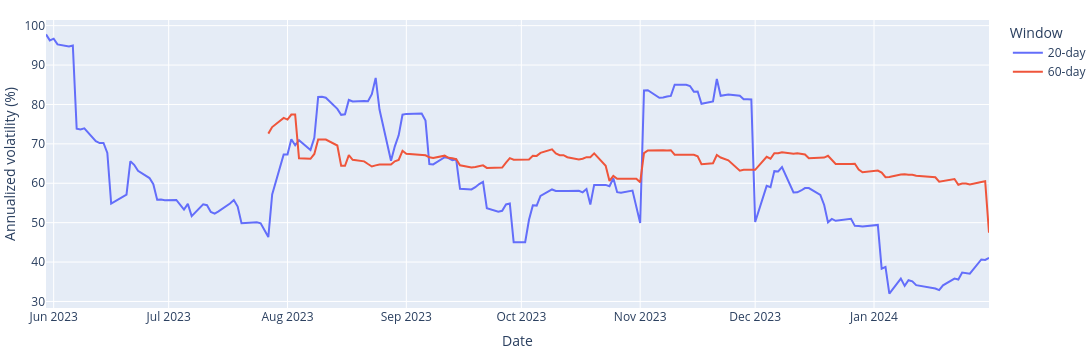

The notebook cell this image was saved under:
### Markdown cell above
## Estimating rolling annualized volatility

For each window, calculate the sample standard deviation of daily log returns.

Again:
- V(X/n) = V(X) / n = σ²/n
- std(X/n) = σ / √n
- √n * sampleSTD = σ

The 20-day estimate responds faster to recent observations; the 60-day estimate
is smoother.

### Code cell
log_returns = np.log(1 + training_percentages)
data = pd.DataFrame()
for k in (20, 60):
    volatility = log_returns.rolling(k).std().dropna() * np.sqrt(n) * 100
    data[f"{k}-day"] = volatility
fig = px.line(data,labels={"index": "Date", "value": "Annualized volatility (%)","variable": "Window"}, height=350, width=1300)
fig.update_layout(margin=dict(l=5, r=00, t=20, b=10)).show()

### Figure 1 — Plotly figure (JSON) as saved in the notebook; plotly's stock layout.template omitted (floating-point values rounded to 4 significant figures; data arrays with more than 128 entries replaced by an {"elided": "..."} marker saying what was removed)
{"data": [{"hovertemplate": "Window=20-day<br>Date=%{x}<br>Annualized volatility (%)=%{y}<extra></extra>", "legendgroup": "20-day", "line": {"color": "#636efa", "dash": "solid"}, "marker": {"symbol": "circle"}, "mode": "lines", "name": "20-day", "orientation": "v", "showlegend": true, "type": "scatter", "x": {"elided": "170 str values"}, "xaxis": "x", "y": {"elided": "170 float values"}, "yaxis": "y"}, {"hovertemplate": "Window=60-day<br>Date=%{x}<br>Annualized volatility (%)=%{y}<extra></extra>", "legendgroup": "60-day", "line": {"color": "#EF553B", "dash": "solid"}, "marker": {"symbol": "circle"}, "mode": "lines", "name": "60-day", "orientation": "v", "showlegend": true, "type": "scatter", "x": {"elided": "170 str values"}, "xaxis": "x", "y": {"elided": "170 float values"}, "yaxis": "y"}], "layout": {"height": 350, "legend": {"title": {"text": "Window"}, "tracegroupgap": 0}, "margin": {"b": 10, "l": 5, "r": 0, "t": 20}, "width": 1300, "xaxis": {"anchor": "y", "domain": [0, 1], "title": {"text": "Date"}}, "yaxis": {"anchor": "x", "domain": [0, 1], "title": {"text": "Annualized volatility (%)"}}}}
